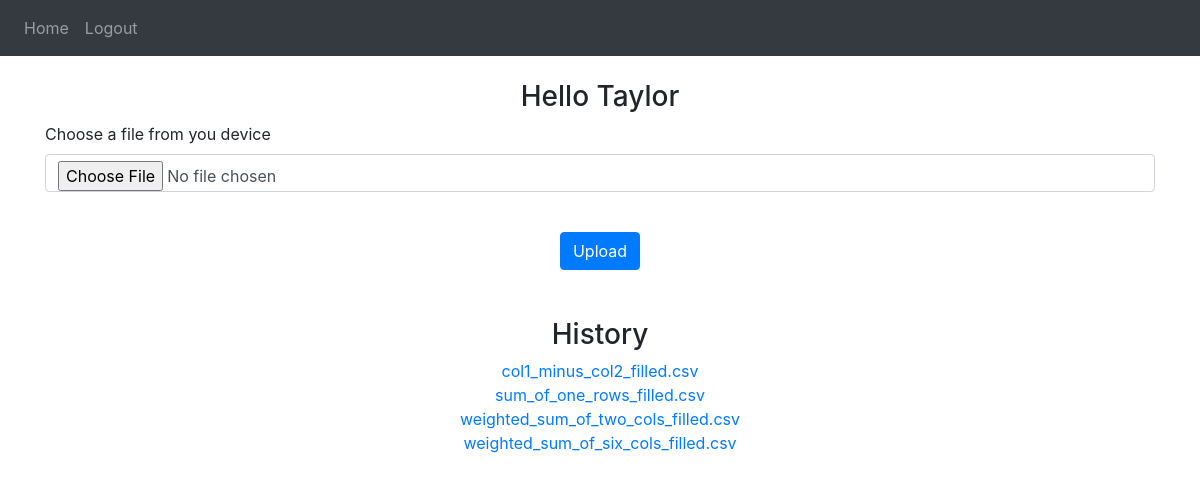
Page / (signed in) on the earlier database version.
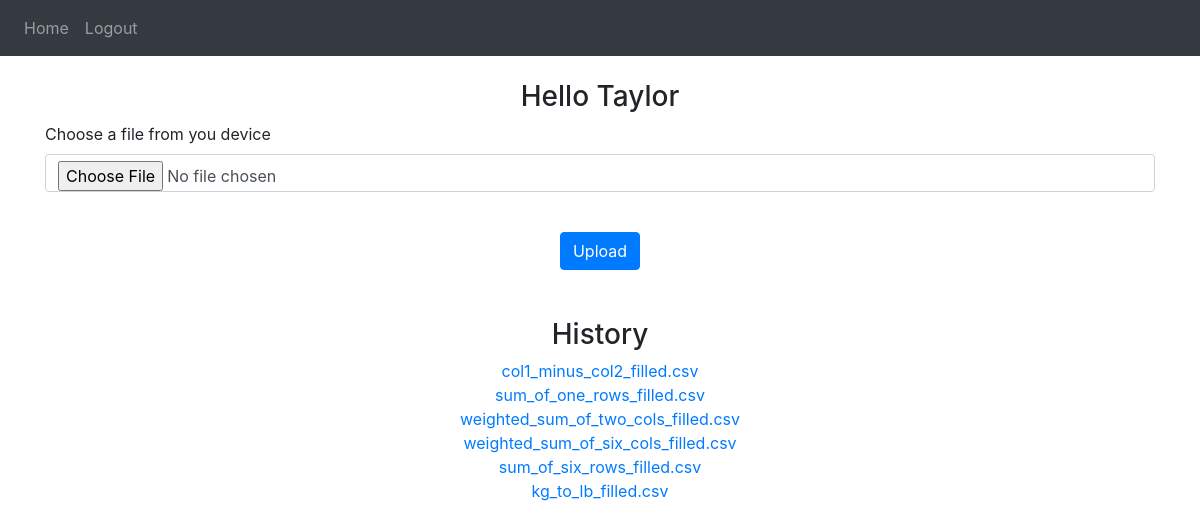
Same page on the later database version.
### website/model.py (models this page shows)
class User(db.Model, UserMixin):
    id = db.Column(db.Integer, primary_key=True)
    email = db.Column(db.String(150), unique=True)
    password = db.Column(db.String(150))
    username = db.Column(db.String(150))
    files = db.relationship('File')

class File(db.Model):
    id = db.Column(db.Integer, primary_key=True)
    file_path = db.Column(db.String(10000))
    user_id = db.Column(db.Integer, db.ForeignKey('user.id'))

### website/views.py (the view, shortened to what this page needs)
@views.route('/', methods=['GET', 'POST'])
@login_required
def home():
  return render_template("home.html", user=current_user)

### website/__init__.py (called while the page is built)
def create_app():
    app = Flask(__name__)
    app.config['SECRET_KEY'] = 'hjshjhdjah kjshkjdhjs'
    app.config['SQLALCHEMY_DATABASE_URI'] = f'sqlite:///{DB_NAME}'
    db.init_app(app)
    from .views import views
    from .auth import auth
    app.register_blueprint(views, url_prefix='/')
    app.register_blueprint(auth, url_prefix='/')
    from .model import User
    with app.app_context():
        db.create_all()
    login_manager = LoginManager()
    login_manager.login_view = 'auth.login'
    login_manager.init_app(app)
    @login_manager.user_loader
    def load_user(id):
        return User.query.get(int(id))
    return app

### website/templates/home.html (shortened to what this page needs)
{% extends "base.html" %}
{% block content %}
<br />
<h3 align="center">Hello {{user.username}}</h3>
<form method="POST" enctype="multipart/form-data">
<div class="form-group">
  <label for="file">Choose a file from you device</label>
  <input
    type="file"
    class="form-control"
    id="file"
    name="file"
    placeholder="Browse"
  />
</div>
<br />
<div align="center">
  <button type="submit" class="btn btn-primary">Upload</button>
</div>
</form>
<br />
<br />
<h3 align="center">History</h3>
<div align="center">
  {% for file in user.files %}
  <a href="{{ url_for('views.output', filename=file.file_path)}}"> {{ file.file_path }}</a>
  <br />
  {% endfor %}
</div>
{% endblock %}

### website/templates/base.html (shortened to what this page needs)
<!DOCTYPE html>
<html>
  <head>
    <link
      rel="stylesheet"
      href="https://stackpath.bootstrapcdn.com/bootstrap/4.4.1/css/bootstrap.min.css"
    />
    <link
      rel="stylesheet"
      href="https://stackpath.bootstrapcdn.com/font-awesome/4.7.0/css/font-awesome.min.css"
    />
  </head>
  <body>
    <nav class="navbar navbar-expand-lg navbar-dark bg-dark">
      <div class="collapse navbar-collapse" id="navbar">
        <div class="navbar-nav">
          {% if user.is_authenticated %}
          <a class="nav-item nav-link" id="home" href="/">Home</a>
          <a class="nav-item nav-link" id="logout" href="/logout">Logout</a>
          {% else %}
          <a class="nav-item nav-link" id="login" href="/login">Login</a>
          <a class="nav-item nav-link" id="signUp" href="/signup">Sign Up</a>
          {% endif %}
        </div>
      </div>
    </nav>
    <div class="container">{% block content %} {% endblock %}</div>
  </body>
</html>

Differences in the rows shown:
added File: file_path "sum_of_six_rows_filled.csv"
added File: file_path "kg_to_lb_filled.csv"
